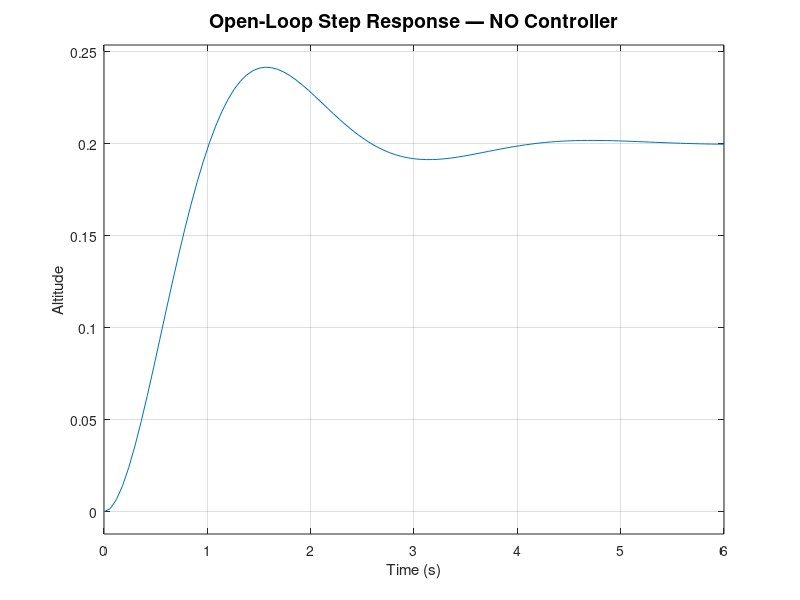

Write MATLAB code to recreate this figure. (Note: this script raises an error after producing the figure.)
%% ================================================
%  SCRIPT 1: Open-Loop Analysis
%  Drone Altitude Stabilization
%% ================================================

clc; clear; close all;

%% STEP 1: Define the plant (EXACTLY as given in problem statement)
G = tf([1], [1, 2, 5]);   % G(s) = 1/(s^2 + 2s + 5)

disp('=========================================');
disp('        PLANT TRANSFER FUNCTION         ');
disp('=========================================');
G

%% STEP 2: Calculate system parameters
wn   = sqrt(5);           % Natural frequency
zeta = 2 / (2 * wn);      % Damping ratio

fprintf('\n--- System Parameters ---\n');
fprintf('Natural Frequency (wn)  : %.4f rad/s\n', wn);
fprintf('Damping Ratio (zeta)    : %.4f\n', zeta);
fprintf('Open-Loop Poles         : -1 + 2j and -1 - 2j\n');
fprintf('System Type             : Underdamped (zeta < 1)\n');

%% STEP 3: Open-loop step response
figure('Name', 'Open-Loop Step Response', 'NumberTitle', 'off');
step(G);
title('Open-Loop Step Response — NO Controller', 'FontSize', 14);
xlabel('Time (s)'); ylabel('Altitude');
grid on;

% Get step info
info_ol = stepinfo(G);

fprintf('\n--- Open-Loop Performance (NO controller) ---\n');
fprintf('Overshoot     : %.2f%%   (SPEC: < 10%%)  [%s]\n', ...
    info_ol.Overshoot, passOrFail(info_ol.Overshoot < 10));
fprintf('Settling Time : %.2f s  (SPEC: < 3s)   [%s]\n', ...
    info_ol.SettlingTime, passOrFail(info_ol.SettlingTime < 3));
fprintf('Rise Time     : %.2f s\n', info_ol.RiseTime);
fprintf('Conclusion    : CONTROLLER REQUIRED\n');

%% STEP 4: Pole-Zero Map
figure('Name', 'Pole-Zero Map', 'NumberTitle', 'off');
pzmap(G);
title('Pole-Zero Map — Open-Loop Plant', 'FontSize', 14);
grid on;

%% STEP 5: Bode plot
figure('Name', 'Bode Plot', 'NumberTitle', 'off');
bode(G);
title('Bode Plot — Open-Loop Plant', 'FontSize', 14);
grid on;

[Gm, Pm] = margin(G);
fprintf('\n--- Frequency Domain (Open-Loop) ---\n');
fprintf('Gain Margin   : %.2f dB\n', 20*log10(Gm));
fprintf('Phase Margin  : %.2f deg\n', Pm);

disp('\nScript 1 COMPLETE. Save all 3 plot screenshots.');

%% Helper function
function s = passOrFail(cond)
if cond; s = 'PASS'; else; s = 'FAIL'; end
end
